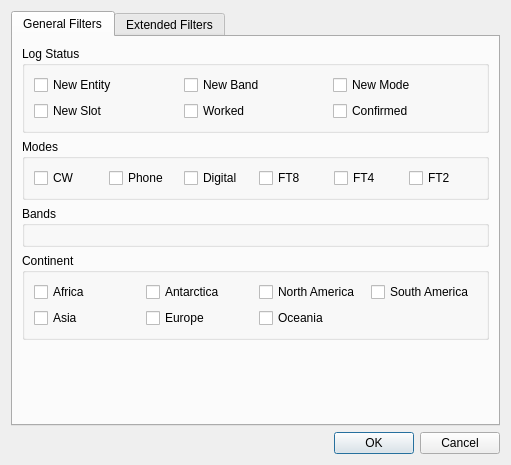
<?xml version="1.0" encoding="UTF-8"?>
<ui version="4.0">
 <class>DxFilterDialog</class>
 <widget class="QDialog" name="DxFilterDialog">
  <property name="geometry">
   <rect>
    <x>0</x>
    <y>0</y>
    <width>511</width>
    <height>465</height>
   </rect>
  </property>
  <property name="sizePolicy">
   <sizepolicy hsizetype="Expanding" vsizetype="Expanding">
    <horstretch>0</horstretch>
    <verstretch>0</verstretch>
   </sizepolicy>
  </property>
  <property name="windowTitle">
   <string>DX Cluster Filters</string>
  </property>
  <property name="modal">
   <bool>true</bool>
  </property>
  <layout class="QVBoxLayout" name="verticalLayout">
   <item>
    <widget class="QTabWidget" name="tabWidget">
     <property name="currentIndex">
      <number>0</number>
     </property>
     <widget class="QWidget" name="general_filters">
      <property name="sizePolicy">
       <sizepolicy hsizetype="Expanding" vsizetype="Expanding">
        <horstretch>0</horstretch>
        <verstretch>0</verstretch>
       </sizepolicy>
      </property>
      <attribute name="title">
       <string>General Filters</string>
      </attribute>
      <layout class="QGridLayout" name="gridLayout">
       <item row="2" column="0">
        <widget class="QGroupBox" name="bands">
         <property name="title">
          <string>Bands</string>
         </property>
         <layout class="QVBoxLayout" name="verticalLayout_6">
          <item>
           <layout class="QGridLayout" name="band_group"/>
          </item>
         </layout>
        </widget>
       </item>
       <item row="4" column="0">
        <spacer name="verticalSpacer">
         <property name="orientation">
          <enum>Qt::Vertical</enum>
         </property>
         <property name="sizeHint" stdset="0">
          <size>
           <width>20</width>
           <height>40</height>
          </size>
         </property>
        </spacer>
       </item>
       <item row="1" column="0">
        <widget class="QGroupBox" name="modes">
         <property name="sizePolicy">
          <sizepolicy hsizetype="Expanding" vsizetype="Minimum">
           <horstretch>0</horstretch>
           <verstretch>0</verstretch>
          </sizepolicy>
         </property>
         <property name="maximumSize">
          <size>
           <width>701</width>
           <height>356</height>
          </size>
         </property>
         <property name="title">
          <string>Modes</string>
         </property>
         <layout class="QVBoxLayout" name="verticalLayout_2">
          <item>
           <layout class="QGridLayout" name="modes_group">
            <property name="horizontalSpacing">
             <number>7</number>
            </property>
            <item row="0" column="1">
             <widget class="QCheckBox" name="phonecheckbox">
              <property name="sizePolicy">
               <sizepolicy hsizetype="Expanding" vsizetype="Preferred">
                <horstretch>0</horstretch>
                <verstretch>0</verstretch>
               </sizepolicy>
              </property>
              <property name="text">
               <string>Phone</string>
              </property>
             </widget>
            </item>
            <item row="0" column="0">
             <widget class="QCheckBox" name="cwcheckbox">
              <property name="sizePolicy">
               <sizepolicy hsizetype="Expanding" vsizetype="Preferred">
                <horstretch>0</horstretch>
                <verstretch>0</verstretch>
               </sizepolicy>
              </property>
              <property name="text">
               <string>CW</string>
              </property>
             </widget>
            </item>
            <item row="0" column="2">
             <widget class="QCheckBox" name="digitalcheckbox">
              <property name="sizePolicy">
               <sizepolicy hsizetype="Expanding" vsizetype="Preferred">
                <horstretch>0</horstretch>
                <verstretch>0</verstretch>
               </sizepolicy>
              </property>
              <property name="text">
               <string>Digital</string>
              </property>
             </widget>
            </item>
            <item row="0" column="3">
             <widget class="QCheckBox" name="ft8checkbox">
              <property name="sizePolicy">
               <sizepolicy hsizetype="Expanding" vsizetype="Preferred">
                <horstretch>0</horstretch>
                <verstretch>0</verstretch>
               </sizepolicy>
              </property>
              <property name="text">
               <string>FT8</string>
              </property>
             </widget>
            </item>
            <item row="0" column="4">
             <widget class="QCheckBox" name="ft4checkbox">
              <property name="sizePolicy">
               <sizepolicy hsizetype="Expanding" vsizetype="Preferred">
                <horstretch>0</horstretch>
                <verstretch>0</verstretch>
               </sizepolicy>
              </property>
              <property name="text">
               <string>FT4</string>
              </property>
             </widget>
            </item>
            <item row="0" column="5">
             <widget class="QCheckBox" name="ft2checkbox">
              <property name="sizePolicy">
               <sizepolicy hsizetype="Expanding" vsizetype="Preferred">
                <horstretch>0</horstretch>
                <verstretch>0</verstretch>
               </sizepolicy>
              </property>
              <property name="text">
               <string>FT2</string>
              </property>
             </widget>
            </item>
           </layout>
          </item>
         </layout>
        </widget>
       </item>
       <item row="3" column="0">
        <widget class="QGroupBox" name="continent">
         <property name="title">
          <string>Continent</string>
         </property>
         <layout class="QVBoxLayout" name="verticalLayout_3">
          <item>
           <layout class="QGridLayout" name="cont_group">
            <item row="0" column="2">
             <widget class="QCheckBox" name="nacheckbox">
              <property name="text">
               <string>North America</string>
              </property>
             </widget>
            </item>
            <item row="0" column="3">
             <widget class="QCheckBox" name="sacheckbox">
              <property name="text">
               <string>South America</string>
              </property>
             </widget>
            </item>
            <item row="1" column="2">
             <widget class="QCheckBox" name="occheckbox">
              <property name="text">
               <string>Oceania</string>
              </property>
             </widget>
            </item>
            <item row="0" column="1">
             <widget class="QCheckBox" name="ancheckbox">
              <property name="text">
               <string>Antarctica</string>
              </property>
             </widget>
            </item>
            <item row="1" column="1">
             <widget class="QCheckBox" name="eucheckbox">
              <property name="text">
               <string>Europe</string>
              </property>
             </widget>
            </item>
            <item row="0" column="0">
             <widget class="QCheckBox" name="afcheckbox">
              <property name="text">
               <string>Africa</string>
              </property>
             </widget>
            </item>
            <item row="1" column="0">
             <widget class="QCheckBox" name="ascheckbox">
              <property name="text">
               <string>Asia</string>
              </property>
             </widget>
            </item>
           </layout>
          </item>
         </layout>
        </widget>
       </item>
       <item row="0" column="0">
        <widget class="QGroupBox" name="groupBox">
         <property name="title">
          <string>Log Status</string>
         </property>
         <layout class="QVBoxLayout" name="verticalLayout_7">
          <item>
           <layout class="QGridLayout" name="status_group">
            <item row="0" column="2">
             <widget class="QCheckBox" name="newModecheckbox">
              <property name="text">
               <string>New Mode</string>
              </property>
             </widget>
            </item>
            <item row="0" column="0">
             <widget class="QCheckBox" name="newEntitycheckbox">
              <property name="text">
               <string>New Entity</string>
              </property>
             </widget>
            </item>
            <item row="0" column="1">
             <widget class="QCheckBox" name="newBandcheckbox">
              <property name="text">
               <string>New Band</string>
              </property>
             </widget>
            </item>
            <item row="1" column="0">
             <widget class="QCheckBox" name="newSlotcheckbox">
              <property name="text">
               <string>New Slot</string>
              </property>
             </widget>
            </item>
            <item row="1" column="1">
             <widget class="QCheckBox" name="workedcheckbox">
              <property name="text">
               <string>Worked</string>
              </property>
             </widget>
            </item>
            <item row="1" column="2">
             <widget class="QCheckBox" name="confirmedcheckbox">
              <property name="text">
               <string>Confirmed</string>
              </property>
             </widget>
            </item>
           </layout>
          </item>
         </layout>
        </widget>
       </item>
      </layout>
     </widget>
     <widget class="QWidget" name="extended_filters">
      <attribute name="title">
       <string>Extended Filters</string>
      </attribute>
      <layout class="QVBoxLayout" name="verticalLayout_5">
       <item>
        <widget class="QGroupBox" name="cont_group_spotter_2">
         <property name="title">
          <string>Spotter Continent</string>
         </property>
         <layout class="QVBoxLayout" name="verticalLayout_4">
          <item>
           <layout class="QGridLayout" name="cont_group_spotter">
            <item row="0" column="3">
             <widget class="QCheckBox" name="sacheckbox_spotter">
              <property name="text">
               <string>South America</string>
              </property>
             </widget>
            </item>
            <item row="0" column="1">
             <widget class="QCheckBox" name="ancheckbox_spotter">
              <property name="text">
               <string>Antarctica</string>
              </property>
             </widget>
            </item>
            <item row="0" column="2">
             <widget class="QCheckBox" name="nacheckbox_spotter">
              <property name="text">
               <string>North America</string>
              </property>
             </widget>
            </item>
            <item row="1" column="0">
             <widget class="QCheckBox" name="ascheckbox_spotter">
              <property name="text">
               <string>Asia</string>
              </property>
             </widget>
            </item>
            <item row="1" column="1">
             <widget class="QCheckBox" name="eucheckbox_spotter">
              <property name="text">
               <string>Europe</string>
              </property>
             </widget>
            </item>
            <item row="0" column="0">
             <widget class="QCheckBox" name="afcheckbox_spotter">
              <property name="text">
               <string>Africa</string>
              </property>
             </widget>
            </item>
            <item row="1" column="2">
             <widget class="QCheckBox" name="occheckbox_spotter">
              <property name="text">
               <string>Oceania</string>
              </property>
             </widget>
            </item>
           </layout>
          </item>
         </layout>
        </widget>
       </item>
       <item>
        <widget class="QGroupBox" name="deduplicationGroupBox">
         <property name="toolTip">
          <string>Do not show the following spots when they have the same Callsign and their time difference is lower than Time Diff and their frequency difference is lower than Freq Diff</string>
         </property>
         <property name="title">
          <string>Spots Dedup</string>
         </property>
         <property name="checkable">
          <bool>true</bool>
         </property>
         <layout class="QFormLayout" name="formLayout">
          <property name="horizontalSpacing">
           <number>4</number>
          </property>
          <property name="verticalSpacing">
           <number>4</number>
          </property>
          <property name="leftMargin">
           <number>6</number>
          </property>
          <property name="topMargin">
           <number>6</number>
          </property>
          <property name="rightMargin">
           <number>6</number>
          </property>
          <property name="bottomMargin">
           <number>6</number>
          </property>
          <item row="0" column="0">
           <widget class="QLabel" name="dedupTimeDiffLabel">
            <property name="text">
             <string>Time difference</string>
            </property>
           </widget>
          </item>
          <item row="0" column="1">
           <widget class="QSpinBox" name="dedupTimeDiffSpinbox">
            <property name="suffix">
             <string>s</string>
            </property>
            <property name="minimum">
             <number>1</number>
            </property>
            <property name="maximum">
             <number>9999</number>
            </property>
           </widget>
          </item>
          <item row="1" column="0">
           <widget class="QLabel" name="dedupFreqDiffLabel">
            <property name="text">
             <string>Frequency difference</string>
            </property>
           </widget>
          </item>
          <item row="1" column="1">
           <widget class="QSpinBox" name="dedupFreqDiffSpinbox">
            <property name="suffix">
             <string> kHz</string>
            </property>
            <property name="prefix">
             <string notr="true">± </string>
            </property>
            <property name="minimum">
             <number>1</number>
            </property>
            <property name="maximum">
             <number>100</number>
            </property>
           </widget>
          </item>
         </layout>
        </widget>
       </item>
       <item>
        <widget class="QGroupBox" name="memberGroupBox">
         <property name="title">
          <string>Member</string>
         </property>
         <property name="checkable">
          <bool>true</bool>
         </property>
         <layout class="QVBoxLayout" name="verticalLayout_9">
          <item>
           <layout class="QGridLayout" name="dxMemberGrid"/>
          </item>
         </layout>
        </widget>
       </item>
       <item>
        <spacer name="verticalSpacer_3">
         <property name="orientation">
          <enum>Qt::Vertical</enum>
         </property>
         <property name="sizeHint" stdset="0">
          <size>
           <width>20</width>
           <height>40</height>
          </size>
         </property>
        </spacer>
       </item>
      </layout>
     </widget>
    </widget>
   </item>
   <item>
    <layout class="QHBoxLayout" name="horizontalLayout_2">
     <item>
      <widget class="QDialogButtonBox" name="buttonBox">
       <property name="sizePolicy">
        <sizepolicy hsizetype="Expanding" vsizetype="Fixed">
         <horstretch>0</horstretch>
         <verstretch>0</verstretch>
        </sizepolicy>
       </property>
       <property name="orientation">
        <enum>Qt::Horizontal</enum>
       </property>
       <property name="standardButtons">
        <set>QDialogButtonBox::Cancel|QDialogButtonBox::Ok</set>
       </property>
      </widget>
     </item>
    </layout>
   </item>
  </layout>
 </widget>
 <tabstops>
  <tabstop>tabWidget</tabstop>
  <tabstop>newEntitycheckbox</tabstop>
  <tabstop>newBandcheckbox</tabstop>
  <tabstop>newModecheckbox</tabstop>
  <tabstop>newSlotcheckbox</tabstop>
  <tabstop>workedcheckbox</tabstop>
  <tabstop>confirmedcheckbox</tabstop>
  <tabstop>cwcheckbox</tabstop>
  <tabstop>phonecheckbox</tabstop>
  <tabstop>digitalcheckbox</tabstop>
  <tabstop>ft8checkbox</tabstop>
  <tabstop>ft4checkbox</tabstop>
  <tabstop>ft2checkbox</tabstop>
  <tabstop>afcheckbox</tabstop>
  <tabstop>ancheckbox</tabstop>
  <tabstop>nacheckbox</tabstop>
  <tabstop>sacheckbox</tabstop>
  <tabstop>ascheckbox</tabstop>
  <tabstop>eucheckbox</tabstop>
  <tabstop>occheckbox</tabstop>
  <tabstop>afcheckbox_spotter</tabstop>
  <tabstop>ancheckbox_spotter</tabstop>
  <tabstop>nacheckbox_spotter</tabstop>
  <tabstop>sacheckbox_spotter</tabstop>
  <tabstop>ascheckbox_spotter</tabstop>
  <tabstop>eucheckbox_spotter</tabstop>
  <tabstop>occheckbox_spotter</tabstop>
  <tabstop>deduplicationGroupBox</tabstop>
  <tabstop>dedupTimeDiffSpinbox</tabstop>
  <tabstop>dedupFreqDiffSpinbox</tabstop>
  <tabstop>memberGroupBox</tabstop>
 </tabstops>
 <resources/>
 <connections>
  <connection>
   <sender>buttonBox</sender>
   <signal>accepted()</signal>
   <receiver>DxFilterDialog</receiver>
   <slot>accept()</slot>
   <hints>
    <hint type="sourcelabel">
     <x>248</x>
     <y>254</y>
    </hint>
    <hint type="destinationlabel">
     <x>157</x>
     <y>274</y>
    </hint>
   </hints>
  </connection>
  <connection>
   <sender>buttonBox</sender>
   <signal>rejected()</signal>
   <receiver>DxFilterDialog</receiver>
   <slot>reject()</slot>
   <hints>
    <hint type="sourcelabel">
     <x>316</x>
     <y>260</y>
    </hint>
    <hint type="destinationlabel">
     <x>286</x>
     <y>274</y>
    </hint>
   </hints>
  </connection>
 </connections>
</ui>
